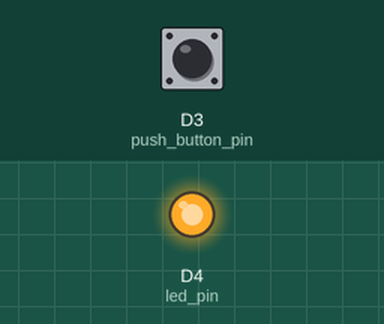
A sketch run on a simulated ESP8266 (NodeMCU). On the bench: output pins drawn as LEDs (lit = HIGH). Inputs (shaded band) come from the test bench; at power-on: D3 (push_button_pin) HIGH. WiFi joins after 1.5 s; servers stay silent unless stated; EEPROM starts erased.

Above: at 1.2 s.
1.3 s: D3 (push_button_pin) pulled LOW for 0.15 s
At 2.1 s:
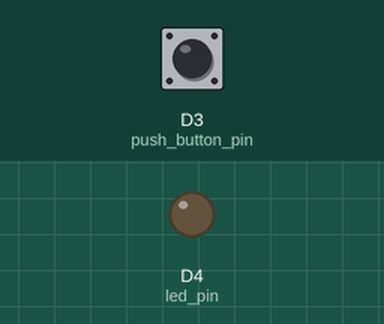
5.9 s: D3 (push_button_pin) pulled LOW for 1 s
At 6.8 s:
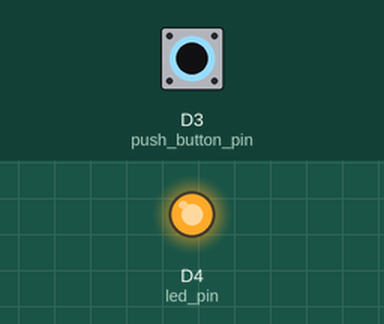
8.4 s: D3 (push_button_pin) pulled LOW for 3.2 s
At 8.7 s:
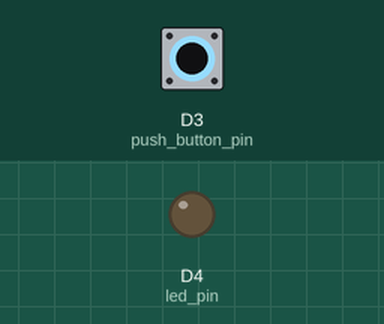
Timing chart, 0 to 11.4 s (numbered marks = the images above; inputs shaded):
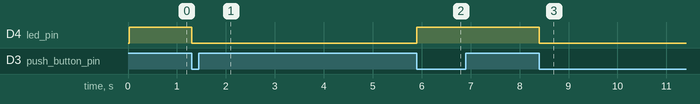

Measured:
- after the input at 1.3 s, D4 (led_pin): HIGH → LOW at once
- after the input at 5.9 s, D4 (led_pin): LOW → HIGH at once
- after the input at 8.4 s, D4 (led_pin): HIGH → LOW at once

The sketch:

node_mcu_webserver_sta_ap_configurator_advance.ino
```cpp
#include "WiFiModuleEEPROM.h"

void setup()
{
  Serial.begin(115200);
  initProcess(true);
}

void loop()
{
  confProcess();
}
```

WiFiModuleEEPROM.h
```cpp
#include <EEPROM.h>
#include <ESP8266WiFi.h>
#include <ESP8266WebServer.h>

void initProcess();
void processHotspotFunction();
void toggleHotspot();
void ON();
void OFF();
void ON_AP();
void OFF_AP();
void confProcess();
void webServerProcess();
String getHtmlPage();
void initWebServer();
void serialProcess();
void dataSend(String);
void sendTowardsSerial(String);
void confCmd(String);
void erase();
void checkCode();
void checkActive();
void setCode();
char getCode();
void setActive(boolean);
boolean getActive();
void setWFID(String);
String loadWFID();
void setKey(String);
String loadKey();
void setServerIP(String);
String loadServerIP();
void setServerPort(String);
String loadServerPort();
void setAuthKey(String);
String loadAuthKey();
void writeString(int,String);
String fetchString(int);

boolean stat_actv;
int conf=0;
int lst_msg=0;

IPAddress serv_ip;
uint16_t serv_port;
String auth_key_str;

String wssid_str;
String wkey_str;
String serv_ip_str;
String serv_port_str;

int code,actv,base,wssid,wkey,iip,pport,authkey;

char symbol='K';

ESP8266WebServer ht_server(80);
int push_button_pin=D3;
int led_pin=LED_BUILTIN;
boolean led_flg;
boolean hflg=true;
boolean tflg=true;
String ssid_ap="K";
String key_ap="123456789";

void initProcess(boolean a)
{
  WiFi.mode(WIFI_AP_STA);
  code=0;
  actv=1;
  base=2;
  wssid=base;
  wkey=wssid+32+1;
  iip=wkey+64+1;
  pport=iip+15+1;
  authkey=pport+5+1;
  EEPROM.begin(150);
  checkCode();
  wssid_str=loadWFID();
  wkey_str=loadKey();
  serv_ip_str=loadServerIP();
  serv_port_str=loadServerPort();
  serv_ip.fromString(serv_ip_str);
  serv_port=(uint16_t)(serv_port_str.toInt());
  auth_key_str=loadAuthKey();
  checkActive();
  led_flg=a;
  if(led_flg)
  {
    pinMode(led_pin,OUTPUT);
  }
  pinMode(push_button_pin,INPUT_PULLUP);
  digitalWrite(push_button_pin,HIGH);
  toggleHotspot();
  initWebServer();
}

void processHotspotFunction()
{
  boolean cflg=(digitalRead(push_button_pin)==HIGH);
  if(tflg==cflg)
  {
    return;
  }
  tflg=cflg;
  if(!tflg)
  {
   toggleHotspot();
   delay(1);
  }
}

void toggleHotspot()
{
  if(!hflg)
  {
    ON_AP();
    hflg=true;
  }
  else
  {
    OFF_AP();
    hflg=false;
  }
}

void ON()
{
  WiFi.begin(wssid_str,wkey_str);
  setActive(true);
}

void OFF()
{
  WiFi.disconnect();
  setActive(false);
}

void ON_AP()
{
  WiFi.softAP(ssid_ap,key_ap);
  if(led_flg)
  {
    digitalWrite(led_pin,LOW);
  }
}

void OFF_AP()
{
  WiFi.softAPdisconnect();
  if(led_flg)
  {
    digitalWrite(led_pin,HIGH);
  }
}

void confProcess()
{
  processHotspotFunction();
  webServerProcess();
  serialProcess();
}

void initWebServer()
{
  ht_server.on("/",[]()
  {
    if(ht_server.args())
    {
      if(conf==0)
      {
        if(ht_server.hasArg("conf")&&ht_server.arg("conf").equals("Configure"))
        {
          conf=1;
        }
      }
      else if(conf==1)
      {
        if(ht_server.hasArg("conf")&&ht_server.arg("conf").equals("Exit"))
        {
          conf=0;
        }
        else if(ht_server.hasArg("stat_actv")&&ht_server.arg("stat_actv").equals("Activate"))
        {
          ON();
        }
        else if(ht_server.hasArg("stat_actv")&&ht_server.arg("stat_actv").equals("Deactivate"))
        {
          OFF();
        }
        else if(ht_server.hasArg("Update")&&ht_server.arg("Update").equals("Update"))
        {
          if(ht_server.hasArg("wssid"))
          {
            setWFID(ht_server.arg("wssid"));
          }
          if(ht_server.hasArg("wkey"))
          {
            setKey(ht_server.arg("wkey"));
          }
          if(ht_server.hasArg("iip"))
          {
            setServerIP(ht_server.arg("iip"));
          }
          if(ht_server.hasArg("pport"))
          {
            setServerPort(ht_server.arg("pport"));
          }
          if(ht_server.hasArg("authkey"))
          {
            setAuthKey(ht_server.arg("authkey"));
          }
        }
      }
    }
    ht_server.send(200,"text/html",getHtmlPage());
  });
  ht_server.begin();
}

String getHtmlPage()
{
  String conf_button=(conf==1)?"Exit":"Configure";
  String actv_button=(stat_actv)?"Deactivate":"Activate";
  String html;
  if(conf==1)
  {
    html="<!DOCTYPE html>\
    <html>\
    <body>\
    <h2><u>WiFi CONFIGURATION</u></h2>\
    <form action='/' method='post'>\
    <input type='submit' name='conf' value='"+conf_button+"'>\
    </form>\
    <br>\
    <form action='/' method='post'>\
    <input type='submit' name='stat_actv' value='"+actv_button+"'>\
    </form>\
    <br>\
    <br>\
    <form action='/' method='post'>\
    <label for='wssid'>WiFi SSID :</label>\
    <br>\
    <input type='text' id='wssid' name='wssid' value='"+wssid_str+"'>\
    <br>\
    <label for='wkey'>WiFi Key :<br>\
    (type 'NULL' if WiFi has no password)</label>\
    <br>\
    <input type='text' id='wkey' name='wkey' value='"+wkey_str+"'>\
    <br>\
    <label for='iip'>Server IP Address :</label>\
    <br>\
    <input type='text' id='iip' name='iip' value='"+serv_ip_str+"'>\
    <br>\
    <label for='pport'>Server Port Number :</label>\
    <br>\
    <input type='text' id='pport' name='pport' value='"+serv_port_str+"'>\
    <br>\
    <label for='authkey'>Server Authentication Key :</label>\
    <br>\
    <input type='text' id='authkey' name='authkey' value='"+auth_key_str+"'>\
    <br>\
    <br>\
    <input type='submit' name='Update' value='Update'>\
    </form>\
    </body>\
    </html>";
  }
  else
  {
    html="<!DOCTYPE html>\
    <html>\
    <body>\
    <h2><u>WiFi CONFIGURATION</u></h2>\
    <form action='/' method='post'>\
    <input type='submit' name='conf' value='"+conf_button+"'>\
    </form>\
    </body>\
    </html>";
  }
  return html;
}

void webServerProcess()
{
  ht_server.handleClient();
}

void serialProcess()
{
  if(Serial.available())
  {
    String a="";
    char c='\0';
    while(Serial.available())
    {
      c=(char)Serial.read();
      if(c=='\n'||c=='\r')
      {
        continue;
      }
      a+=c;
      delay(1);
    }
    if(conf==0&&a.equals("H:config"))
    {
      conf=2;
      sendTowardsSerial("H:ENTERED CONFIGURATION MODE");
    }
    else if(conf==2&&a.equals("H:exit"))
    {
      conf=0;
      sendTowardsSerial("H:EXIT CONFIGURATION MODE");
    }
    else if(conf==2&&a.indexOf("H:")==0)
    {
      confCmd(a);
    }
  }
}

void dataSend(String a)
{
  if(conf==2)
  {
    sendTowardsSerial(a);
  }
}

void sendTowardsSerial(String a)
{
  Serial.println(a);
}

void confCmd(String a)
{
  if(a.equals("H:echo"))
  {
    dataSend("H:ECHO");
  }
  else if(a.equals("H:activate"))
  {
    ON();
    dataSend("H:DEVICE ACTIVATED");
  }
  else if(a.equals("H:deactivate"))
  {
    OFF();
    dataSend("H:DEVICE DEACTIVATED");
  }
  else if(a.indexOf("H:set#wifi_ssid:")==0)
  {
    setWFID(a.substring(16));
    dataSend("H:WIFI SSID UPDATED");
  }
  else if(a.indexOf("H:set#wifi_key:")==0)
  {
    setKey(a.substring(15));
    dataSend("H:WIFI SSID KEY UPDATED");
  }
  else if(a.equals("H:get#wifi_ssid"))
  {
    dataSend("H:wifi_ssid :- "+loadWFID());
  }
  else if(a.equals("H:get#wifi_key"))
  {
    String wfkey=loadKey();
    if(wfkey.equals(""))
    {
      wfkey="NULL";
    }
    dataSend("H:wifi_key :- "+wfkey);
  }
  else if(a.indexOf("H:set#serverip:")==0)
  {
    setServerIP(a.substring(15));
    dataSend("H:SERVER IP SET");
  }
  else if(a.equals("H:get#serverip"))
  {
    dataSend("H:Server IP :- "+loadServerIP());
  }
  else if(a.indexOf("H:set#serverport:")==0)
  {
    setServerPort(a.substring(17));
    dataSend("H:SERVER PORT SET");
  }
  else if(a.equals("H:get#serverport"))
  {
    dataSend("H:Server Port :- "+loadServerPort());
  }
  else if(a.indexOf("H:set#authkey:")==0)
  {
    setAuthKey(a.substring(14));
    dataSend("H:AUTHENTICATION KEY UPDATED");
  }
  else if(a.equals("H:get#authkey"))
  {
    dataSend("H:AUTHENTICATION KEY :- "+loadAuthKey());
  }
  else if(a.equals("H:erase"))
  {
    erase();
    dataSend("H:DEVICE SET TO DEFAULT");
  }
  else
  {
    dataSend("H:INVALID COMMAND");
  }
}

void erase()
{
  OFF();
  setWFID("xyz");
  setKey("123456789");
  setServerIP("192.168.43.1");
  setServerPort("4210");
  setAuthKey("TEST1234");
}

void checkCode()
{
  if(getCode()!=symbol)
  {
    setCode();
  }
}

void checkActive()
{
  stat_actv=getActive();
  if(stat_actv)
  {
    ON();
  }
  else
  {
    OFF();
  }
}


//#############################################################################################
//set get

//#############################################################################################
//code
void setCode()
{
  EEPROM.put(code,symbol);
  EEPROM.commit();
  erase();
}

char getCode()
{
  char ccd;
  EEPROM.get(code,ccd);
  return ccd;
}

//actv
void setActive(boolean a)
{
  stat_actv=a;
  char actv_c;
  if(a)
  {
    actv_c='1';
  }
  else
  {
    actv_c='0';
  }
  EEPROM.put(actv,actv_c);
  EEPROM.commit();
}

boolean getActive()
{
  char actv_c;
  EEPROM.get(actv,actv_c);
  return (actv_c=='1');
}

//wifi id password
void setWFID(String a)
{
  int dlen=a.length();
  if(dlen>0&&dlen<=32)
  {
    writeString(wssid,a);
    wssid_str=a;
  }
}

String loadWFID()
{
  return fetchString(wssid);
}

void setKey(String a)
{
  int dlen=a.length();
  if(dlen==4&&a.equals("NULL"))
  {
    writeString(wkey,a);
    wkey_str=a;
  }
  else if(dlen>=8&&dlen<=64)
  {
    writeString(wkey,a);
    wkey_str=a;
  }
}

String loadKey()
{
  String a=fetchString(wkey);
  if(a.equals("NULL"))
  {
    a="";
  }
  return a;
}

//server ip
void setServerIP(String a)
{
  IPAddress tmp;
  if(a.length()>=7&&tmp.fromString(a))
  {
    writeString(iip,a);
    serv_ip=tmp;
    serv_ip_str=a;
  }
}

String loadServerIP()
{
  return fetchString(iip);
}
//server port
void setServerPort(String a)
{
  uint16_t tmp=a.toInt();
  if(tmp>=1024&&tmp<=65353)
  {
    writeString(pport,a);
    serv_port_str=a;
    serv_port=tmp;
  }
}

String loadServerPort()
{
  return fetchString(pport);
}
//auth key

void setAuthKey(String a)
{
  int dlen=a.length();
  if(dlen>=8&&dlen<=32)
  {
    writeString(authkey,a);
    auth_key_str=a;
  }
}

String loadAuthKey()
{
  return fetchString(authkey);
}

//#############################################################################################

void writeString(int a,String b)
{
  uint8_t alen=b.length();
  EEPROM.put(a,alen);
  for(int i=0;i<alen;i++)
  {
    char c=b.charAt(i);
    EEPROM.put(a+1+i,c);
  }
  EEPROM.commit();
}

String fetchString(int b)
{
  String tmp="";
  uint8_t alen;
  EEPROM.get(b,alen);
  for(int i=0;i<alen;i++)
  {
    char c;
    EEPROM.get(b+1+i,c);
    tmp+=c;
  }
  return tmp;
}
```
